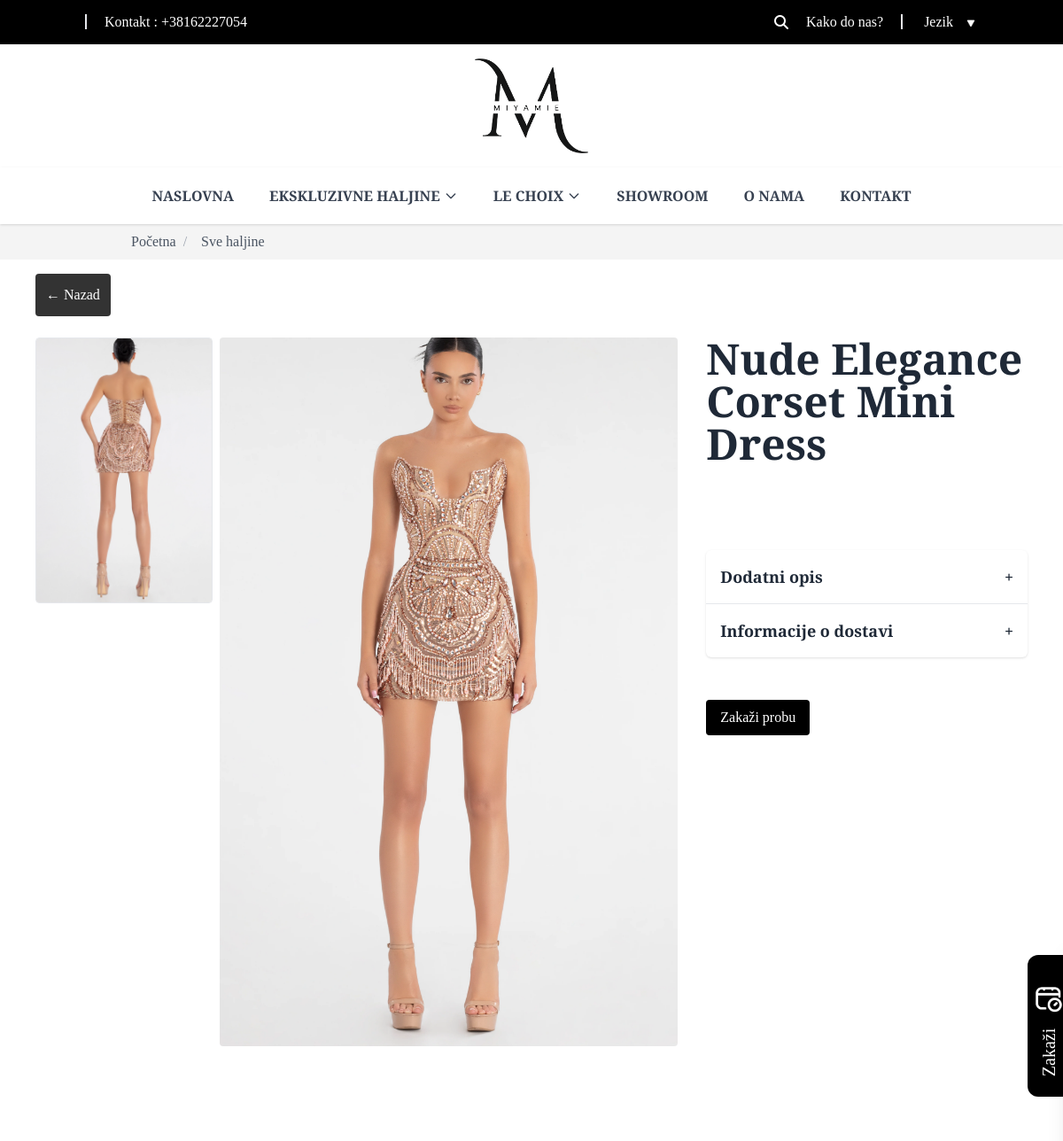
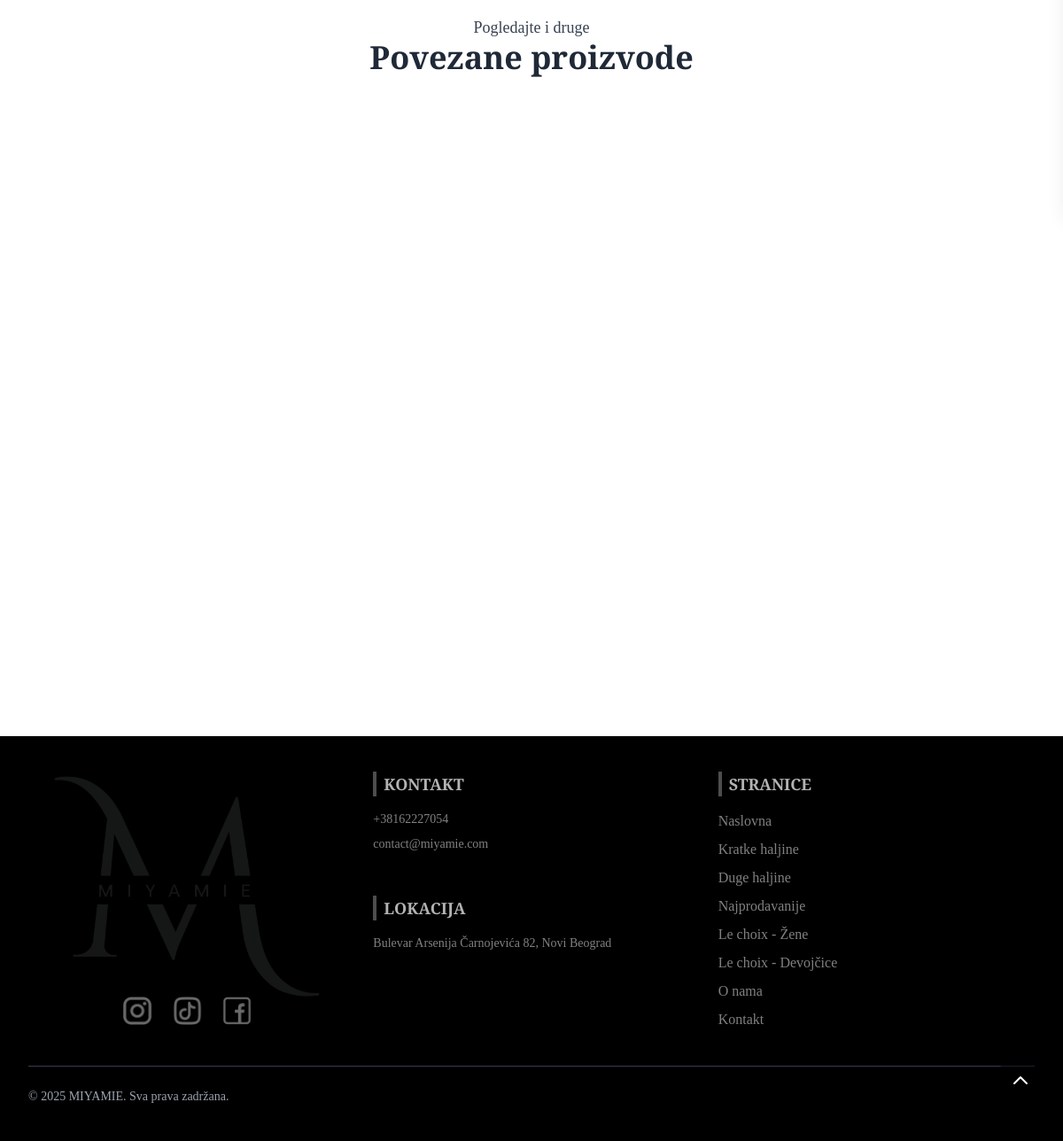
Page /sr/single_product/3 on the committed database (2 pictures, top to bottom).
### website/models.py (models this page shows, shortened)
class Config(models.Model):
    contact_phone = models.CharField(max_length=100, blank=True, null=True, default='+38162227054')
    email = models.EmailField(blank=True, null=True, default='contact@miyamie.com')
    instagram_link = models.CharField(max_length=255, blank=True, null=True, default='www.instagram.com')
    facebook_link = models.CharField(max_length=255, blank=True, null=True, default='www.facebook.com')
    tiktok_link = models.CharField(max_length=255, blank=True, null=True, default='www.tiktok.com')
    address = models.CharField(max_length=255, blank=True, null=True, default='defautl address')
    delivery_info = CKEditor5Field('Sadržaj',  default="Delivery information")
    delivery_info_en = CKEditor5Field('Content (en)', default="Delivery information")

class DressImage(models.Model):
    dress = models.ForeignKey(Dress, on_delete=models.CASCADE, related_name='images')
    image = models.ImageField(upload_to='dresses/extra/')

class Dress(models.Model):
    TAG_CHOICES = [
        ('new', 'New'),
        ('bestseller', 'Bestseller'),
        ('sale', 'Sale'),
        ('for_sale', 'For Sale'),
        ('rent', 'Rent'),
    ]
    SIZE_CHOICES = [
        ('standard', 'Standard'),
        ('xl', 'XL'),  # ili 'XL', ako više voliš brojčanu oznaku
    ]
    slug = models.SlugField()
    category = models.ForeignKey(Category, on_delete=models.CASCADE, related_name='dresses')
    name = models.CharField(max_length=200)
    size = models.CharField(max_length=20, choices=SIZE_CHOICES, default='standard')
    short_description = models.CharField(max_length=255)
    description = models.TextField()
    additional_info = models.TextField(blank=True, null=True)
    tag = models.CharField(max_length=20, choices=TAG_CHOICES, blank=True, null=True)
    home_page = models.IntegerField(default=0)
    main_image = models.ImageField(upload_to='dresses/main/')

### website/views.py (the view)
# urls.py: path('single_product/<int:pk>', views.single_product, name='single_product'),
def single_product(request, pk):
    product = Dress.objects.get(pk=pk)
    category_id = product.category.id
    related_products = Dress.objects.filter(category=category_id).exclude(pk=product.pk)
    context = {'product': product, 'related_products': related_products}
    return render(request, 'website/pages/single_product.html', context)

### website/context_processors.py (called while the page is built)
def config(request):
    config = Config.objects.all().first()
    form = AppointmentForm()
    return {'config': config, 'form': form}

### website/templates/website/pages/single_product.html (shortened to what this page needs)
{% extends 'base.html' %}
{% load static %}
{% load i18n %}
{% block content %}
{% include 'website/components/breadcrumbs.html' %}
<div class="max-w-6xl mx-auto bg-white p-4">
    <div>
        <a href="{{ request.META.HTTP_REFERER }}">
            <div class="bg-black/80 p-2 lg:p-3 text-white w-fit rounded">
                ← {% trans 'Nazad' %}
            </div>
        </a>
    </div>
    <br>
    <div class="flex flex-col md:flex-row gap-8">
        <div class="flex md:flex-row flex-col gap-2 w-full md:w-2/3">
            <div
                    class="flex flex-row md:flex-col gap-2 w-full md:w-[200px] order-2 md:order-1 max-h-[700px]
           overflow-x-auto md:overflow-y-auto no-scrollbar"
            >
                {% for image in product.images.all %}
                <a
                        data-fancybox="gallery"
                        href="{{image.image.url}}"
                        class="flex-shrink-0 md:w-full w-full rounded overflow-hidden"
                >
                    <img
                            src="{{image.image.url}}"
                            class="object-cover cursor-pointer rounded border w-full h-[300px]"
                            alt="Sporedna slika"
                    />
                </a>
                {% endfor %}
            </div>
            <div class="flex-1 order-1 md:order-2">
                <a data-fancybox="gallery" href="{{product.main_image.url}}">
                    <img
                            id="mainImage"
                            src="{{product.main_image.url}}"
                            alt="Glavna slika"
                            class="w-full max-h-[800px] object-cover cursor-pointer rounded"
                    />
                </a>
            </div>
        </div>
        <div class="w-full md:w-1/3">
            <h2 class="text-5xl font-semibold mb-2">{{product.name}}</h2>
            <br>
            <br>
            <br>
            <div class="bg-white rounded-md shadow ">
                <button class="accordion-toggle w-full text-left p-4 font-semibold text-lg flex justify-between items-center">
                    <span>{% trans 'Dodatni opis' %}</span>
                    <span class="icon">+</span>
                </button>
                <hr>
                <button class="accordion-toggle w-full text-left p-4 font-semibold text-lg flex justify-between items-center">
                    <span>{% trans 'Informacije o dostavi' %}</span>
                    <span class="icon">+</span>
                </button>
            </div>
            <br>
            <br>
            <button class="openSidebarBtn bg-black text-white px-4 py-2 rounded hover:bg-gray-800">
                {% trans 'Zakaži probu' %}
            </button>
        </div>
    </div>
</div>
<section class="w-full h-[200px] md:h-[300px] flex items-center justify-center">
    <div class="text-center">
        <p class="text-lg text-gray-700">{% trans 'Pogledajte i druge' %}</p>
        <h2 class="text-4xl font-bold mb-4">{% trans 'Povezane proizvode' %}</h2>
    </div>
</section>
<div class="relative w-full mb-20">
    <div id="slider" class="flex overflow-x-auto scroll-smooth scrollbar-hide space-x-2">
        {% for related_product in related_products %}
        <div class="w-1/2 md:w-1/3 flex-shrink-0">
            <a href="{% url 'single_product' related_product.id %}">
                <img src="{{related_product.main_image.url}}" class=" object-cover w-full h-full"/>
            </a>
        </div>
        {% endfor %}
    </div>
    <button onclick="slide('left')"
            class="absolute left-2 top-1/2 -translate-y-1/2 bg-white/70 rounded-full p-2 shadow z-10">
    </button>
    <button onclick="slide('right')"
            class="absolute right-2 top-1/2 -translate-y-1/2 bg-white/70 rounded-full p-2 shadow z-10">
    </button>
</div>
{% endblock %}

### templates/header.html (shortened to what this page needs)
{% load static %}
{% load i18n %}
<div class="p-2 bg-black header-top flex justify-end items-center sm:justify-between text-white md:px-16 lg:px-24 xl:px-32">
    <div class="hidden sm:block">
        <label class="border-l-2 pl-5">{% trans 'Kontakt' %} : <a
                href="tel:{{config.contact_phone}}">{{config.contact_phone}}</a></label>
    </div>
    <div class="flex gap-5 items-center">
        <form id="searchForm" action="{% url 'products' 'search' %}" method="GET" class="md:block hidden">
            <div class="flex items-center gap-2">
                <i id="inputSearchIcon" class="fa-solid fa-magnifying-glass cursor-pointer"></i>
            </div>
        </form>
        <div>
            <label class="border-r-2 pr-5">
                <a href="https://maps.app.goo.gl/5gRqn56Li5t57S6c8"
                   target="_blank" class="hover:underline">{% trans 'Kako do nas?' %}</a></label>
            <div class="inline cursor-pointer languageToggle" onclick="toggleLanguageMenu(this)">
                <p class="pl-5 mr-2 inline">{% trans 'Jezik' %}</p>
                <img src="{% static 'img/icons/raphael_arrowdown.png' %}" alt="" class="w-4 inline"/>
            </div>
        </div>
    </div>
</div>
<header>
    <div class="flex justify-between md:justify-center  items-center p-4 ">
        <a href="{% url 'home' %}">
            <img src="{% static 'img/logo.png' %}" alt="Logo" class="w-16 md:w-32"/>
        </a>
    </div>
    <nav class="font-semibold hidden md:flex justify-center bg-white shadow relative z-50">
        <div class="max-w-7xl mx-auto px-4">
            <div class="flex justify-between items-center h-16">
                <div class="flex space-x-4">
                    <a href="{% url 'home' %}" class="text-gray-700 hover:text-gray-400 px-3 py-2">{% trans "NASLOVNA" %}</a>
                    <div class="relative group z-50">
                        <a href="{% url 'products' 'all' %}">
                            <button class="text-gray-700 hover:text-gray-400 px-3 py-2 flex items-center">
                                {% trans "EKSKLUZIVNE HALJINE" %}
                                <svg class="ml-1 w-4 h-4" fill="none" stroke="currentColor" viewBox="0 0 24 24">
                                    <path d="M19 9l-7 7-7-7" stroke-width="2" stroke-linecap="round"
                                          stroke-linejoin="round"/>
                                </svg>
                            </button>
                        </a>
                    </div>
                    <div class="relative group z-99">
                        <a href="{% url 'products' 'lechoix' %}">
                            <button class="text-gray-700 hover:text-gray-400 px-3 py-2 flex items-center">
                                LE CHOIX
                                <svg class="ml-1 w-4 h-4" fill="none" stroke="currentColor" viewBox="0 0 24 24">
                                    <path d="M19 9l-7 7-7-7" stroke-width="2" stroke-linecap="round"
                                          stroke-linejoin="round"/>
                                </svg>
                            </button>
                        </a>
                    </div>
                    <a href="{% url 'showroom' %}" class="text-gray-700 hover:text-gray-400 px-3 py-2">{% trans "SHOWROOM" %}</a>
                    <a href="{% url 'about' %}" class="text-gray-700 hover:text-gray-400 px-3 py-2">{% trans "O NAMA" %}</a>
                    <a href="{% url 'contact' %}" class="text-gray-700 hover:text-gray-400 px-3 py-2">{% trans "KONTAKT" %}</a>
                </div>
            </div>
        </div>
    </nav>
</header>

### templates/footer.html
{% load static %}
{% load i18n %}
<footer class="bg-black text-white/50 py-10">
    <div class="max-w-7xl mx-auto px-4 sm:px-6 lg:px-8">
        <div class="grid grid-cols-1 md:grid-cols-3 gap-8 justify-between">
            <div class="flex flex-col justify-center items-center">
                <a href="{% url 'home' %}">
                    <img src="{% static 'img/logo.png' %}" alt="Haljina" class="w-[300px] rounded"/>
                </a>
                <div class="flex gap-5">
                    <a href="{{config.instagram_link}}">
                        <img src="{% static 'img/icons/instagram.png' %}" alt="" class="h-8 "/>
                    </a>
                    <a href="{{config.tiktok_link}}">
                        <img src="{% static 'img/icons/tiktok.png' %}" alt="" class="h-8"/>
                    </a>
                    <a href="{{config.facebook_link}}">
                        <img src="{% static 'img/icons/facebook.png' %}" alt="" class="h-8 "/>
                    </a>
                </div>
            </div>
            <div>
                <h3 class="text-lg font-semibold mb-4 text-white/70 border-l-4 border-white/30 pl-2">{% trans 'KONTAKT' %}</h3>
                <ul class="space-y-2 text-sm">
                    <li><a href="tel:{{config.contact_phone}}" class="hover:underline">{{config.contact_phone}}</a></li>
                    <li><a href="mailto:{{config.email}}" class="hover:underline">{{config.email}}</a></li>
                </ul>
                <br><br>
                <h3 class="text-lg font-semibold mb-4 text-white/70 border-l-4 border-white/30 pl-2">{% trans 'LOKACIJA' %}</h3>
                <ul class="space-y-2 text-sm">
                    <li>
                        <a href="https://www.google.com/maps/search/?api=1&query=Bulevar+Arsenija+Čarnojevića+82,+Novi+Beograd"
                           target="_blank" class="hover:underline">
                            {{config.address}}
                        </a>
                    </li>
                </ul>
            </div>
            <div>
                <h3 class="text-lg font-semibold mb-4 text-white/70 border-l-4 border-white/30 pl-2">{% trans 'STRANICE' %}</h3>
                <ul class="space-y-2 ">
                    <li><a href="{% url 'home' %}" class="hover:underline">{% trans 'Naslovna' %}</a></li>
                    <li><a href="{% url 'products' 'short' %}" class="hover:underline">{% trans 'Kratke haljine' %}</a></li>
                    <li><a href="{% url 'products' 'long' %}" class="hover:underline">{% trans 'Duge haljine' %}</a></li>
                    <li><a href="{% url 'products' 'bestseller' %}" class="hover:underline">{% trans 'Najprodavanije' %}</a></li>
                    <li><a href="{% url 'products' 'woman' %}" class="hover:underline">{% trans 'Le choix - Žene' %}</a></li>
                    <li><a href="{% url 'products' 'girls' %}" class="hover:underline">{% trans 'Le choix - Devojčice' %}</a></li>
                    <li><a href="{% url 'about' %}" class="hover:underline">{% trans 'O nama' %}</a></li>
                    <li><a href="{% url 'contact' %}" class="hover:underline">{% trans 'Kontakt' %}</a></li>
                </ul>
            </div>
        </div>
        <div class="border-t border-gray-700 mt-10 pt-6 text-sm text-gray-400 flex justify-between">
            <div>&copy; {% trans '2025 MIYAMIE. Sva prava zadržana.' %}</div>
        </div>
    </div>
</footer>

### website/templates/website/pages/single_product.html (style rules this page uses)
.scrollbar-hide { -ms-overflow-style: none; scrollbar-width: none; }

### rows in the picture
Config: contact_phone "+38162227054", email "contact@miyamie.com", address "Bulevar Arsenija Čarnojevića 82, Novi Beograd"
DressImage: image (picture)
Dress: main_image (picture), name "Nude Elegance Corset Mini Dress"
Dress: main_image (picture)
Dress: main_image (picture)
Dress: main_image (picture)

### other values in the picture
{{ name }} "Početna" "Sve haljine"
